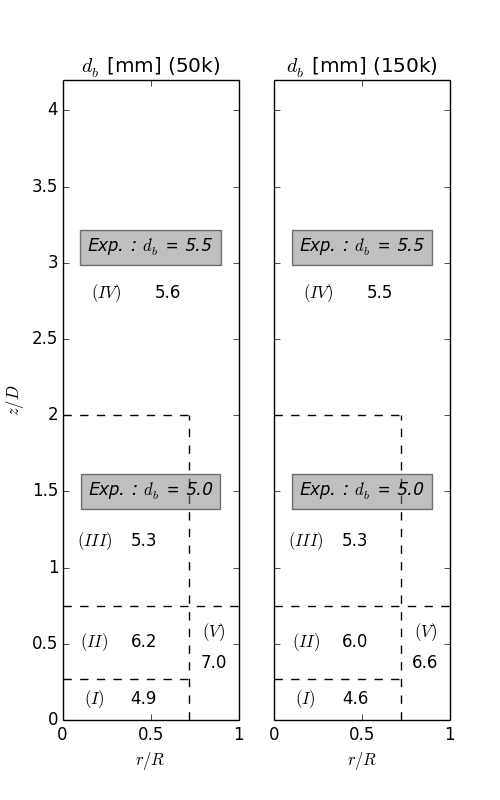

This chart was generated by the following Python code:
# -*- coding: utf-8 -*-
"""
Created on December 2017
@author: Rémi Demol (github.com/remidemol)
"""
#Python imports
import matplotlib.pyplot as plt

#Options
textFontSize=12

zmax = 4.2

#trait bas
r1 = [0.0, 1]
z1 = [.75, .75]

#trait haut
r2 = [0.0, 0.72]
z2 = [0.27, 0.27]

#mur
r3 = [0.0, 0.72]
z3 = [2.0, 2.0]

#mur bas
r4 = [0.72, 0.72]
z4 = [0., 2.0]

#-------SUBPLOT#1
plt.figure(figsize=(5,8))

plt.subplot(1,2,1)

plt.plot(r1,z1,'k--')
plt.plot(r2,z2,'k--')
plt.plot(r3,z3,'k--')
plt.plot(r4,z4,'k--')

#Texte db
#Experimental data
plt.text(0.5, 3.1, 'Exp. : $d_b$ = 5.5', style='italic',bbox={'facecolor':'grey', 'alpha':0.5, 'pad':10}, horizontalalignment='center' , verticalalignment='center')
plt.text(0.5, 1.5, 'Exp. : $d_b$ = 5.0', style='italic',bbox={'facecolor':'grey', 'alpha':0.5, 'pad':10}, horizontalalignment='center' , verticalalignment='center')

#Simulation results
plt.text(r4[1]*0.5*0.5, 0.5*z2[1], '$(I)$',horizontalalignment='center' , verticalalignment='center' , fontsize=textFontSize)
plt.text(r4[1]*0.5+0.1, 0.5*z2[1], '4.9' , horizontalalignment='center' , verticalalignment='center' , fontsize=textFontSize)

plt.text(r4[1]*0.5*0.5, 0.5*(z1[1]-z2[1])+z2[1], '$(II)$' , horizontalalignment='center' , verticalalignment='center' , fontsize=textFontSize)
plt.text(r4[1]*0.5+0.1, 0.5*(z1[1]-z2[1])+z2[1], '6.2' , horizontalalignment='center' , verticalalignment='center' , fontsize=textFontSize)

plt.text(r4[1]*0.5*0.5, 0.5*(z3[1]-z1[1])+z1[1]-0.2, '$(III)$' , horizontalalignment='center' , verticalalignment='center' , fontsize=textFontSize)
plt.text(r4[1]*0.5+0.1, 0.5*(z3[1]-z1[1])+z1[1]-0.2, '5.3' , horizontalalignment='center' , verticalalignment='center' , fontsize=textFontSize)

plt.text(0.5*0.5, 0.5*(4.2-z3[1])+z3[1]-0.3, '$(IV)$' , horizontalalignment='center' , verticalalignment='center' , fontsize=textFontSize)
plt.text(0.5+0.1, 0.5*(4.2-z3[1])+z3[1]-0.3, '5.6' , horizontalalignment='center' , verticalalignment='center' , fontsize=textFontSize)

plt.text(0.5*(1-r4[1])+r4[1], 0.5*z1[1]+0.2, '$(V)$' , horizontalalignment='center' , verticalalignment='center' , fontsize=textFontSize)
plt.text(0.5*(1-r4[1])+r4[1], 0.5*z1[1], '7.0' , horizontalalignment='center' , verticalalignment='center' , fontsize=textFontSize)

x = [0,  0.5,  1]
my_xticks = ['0','0.5','1']
plt.xticks(x, my_xticks)

y = [0,  0.5,  1,1.5, 2,2.5, 3,3.5, 4]
my_yticks = ['0','0.5','1','1.5','2','2.5','3','3.5','4']
plt.yticks(y, my_yticks)

#Axis
plt.xlabel('$r/R$')
plt.ylabel('$z/D$')
plt.axis([0, 1, 0, zmax])
plt.title('$d_b$ [mm] (50k)')

#-------SUBPLOT#2
plt.subplot(1,2,2)

plt.plot(r1,z1,'k--')
plt.plot(r2,z2,'k--')
plt.plot(r3,z3,'k--')
plt.plot(r4,z4,'k--')

#Texte db
#Experimental data
plt.text(0.5, 3.1, 'Exp. : $d_b$ = 5.5', style='italic',bbox={'facecolor':'grey', 'alpha':0.5, 'pad':10}, horizontalalignment='center' , verticalalignment='center')
plt.text(0.5, 1.5, 'Exp. : $d_b$ = 5.0', style='italic',bbox={'facecolor':'grey', 'alpha':0.5, 'pad':10}, horizontalalignment='center' , verticalalignment='center')

#Simulation results
plt.text(r4[1]*0.5*0.5, 0.5*z2[1], '$(I)$',horizontalalignment='center' , verticalalignment='center' , fontsize=textFontSize)
plt.text(r4[1]*0.5+0.1, 0.5*z2[1], '4.6' , horizontalalignment='center' , verticalalignment='center' , fontsize=textFontSize)

plt.text(r4[1]*0.5*0.5, 0.5*(z1[1]-z2[1])+z2[1], '$(II)$' , horizontalalignment='center' , verticalalignment='center' , fontsize=textFontSize)
plt.text(r4[1]*0.5+0.1, 0.5*(z1[1]-z2[1])+z2[1], '6.0' , horizontalalignment='center' , verticalalignment='center' , fontsize=textFontSize)

plt.text(r4[1]*0.5*0.5, 0.5*(z3[1]-z1[1])+z1[1]-0.2, '$(III)$' , horizontalalignment='center' , verticalalignment='center' , fontsize=textFontSize)
plt.text(r4[1]*0.5+0.1, 0.5*(z3[1]-z1[1])+z1[1]-0.2, '5.3' , horizontalalignment='center' , verticalalignment='center' , fontsize=textFontSize)

plt.text(0.5*0.5, 0.5*(4.2-z3[1])+z3[1]-0.3, '$(IV)$' , horizontalalignment='center' , verticalalignment='center' , fontsize=textFontSize)
plt.text(0.5+0.1, 0.5*(4.2-z3[1])+z3[1]-0.3, '5.5' , horizontalalignment='center' , verticalalignment='center' , fontsize=textFontSize)

plt.text(0.5*(1-r4[1])+r4[1], 0.5*z1[1]+0.2, '$(V)$' , horizontalalignment='center' , verticalalignment='center' , fontsize=textFontSize)
plt.text(0.5*(1-r4[1])+r4[1], 0.5*z1[1], '6.6' , horizontalalignment='center' , verticalalignment='center' , fontsize=textFontSize)

x = [0,  0.5,  1]
my_xticks = ['0','0.5','1']
plt.xticks(x, my_xticks)

cur_axes = plt.gca()
cur_axes.axes.get_yaxis().set_ticklabels([])

#Axis
plt.xlabel('$r/R$')
plt.axis([0, 1, 0, zmax])
plt.title('$d_b$ [mm] (150k)')

#Show graph
plt.show()
